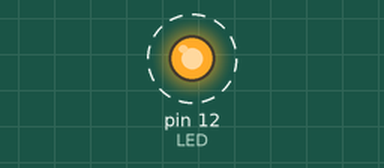
This sketch was run on a simulated Arduino Uno, built with avr-gcc and run on an emulated ATmega328P. Shown: output pins drawn as LEDs (lit = HIGH). Dashed ring = blinking. What the sketch prints to the serial monitor is not drawn.

Above: at 0.5 s.
Timing chart, 0 to 3.5 s (numbered marks = the images above):
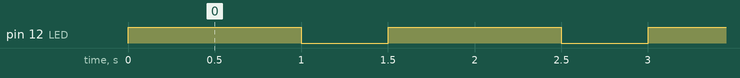

The sketch:

led_Blink.ino
```cpp
#include <Arduino.h>
#define LED 12
void setup() {
  // put your setup code here, to run once:
  Serial.begin(115200);
  pinMode(LED, OUTPUT);
}

void loop() {
  // put your main code here, to run repeatedly:
  digitalWrite(LED, HIGH);
  Serial.println("LED is on");
  delay(1000);
  digitalWrite(LED, LOW);
  Serial.println("LED is off");
  delay(500);
}
```

Measured:
- by itself, pin 12 (LED): alternates HIGH for 1.0 s and LOW for 0.50 s
